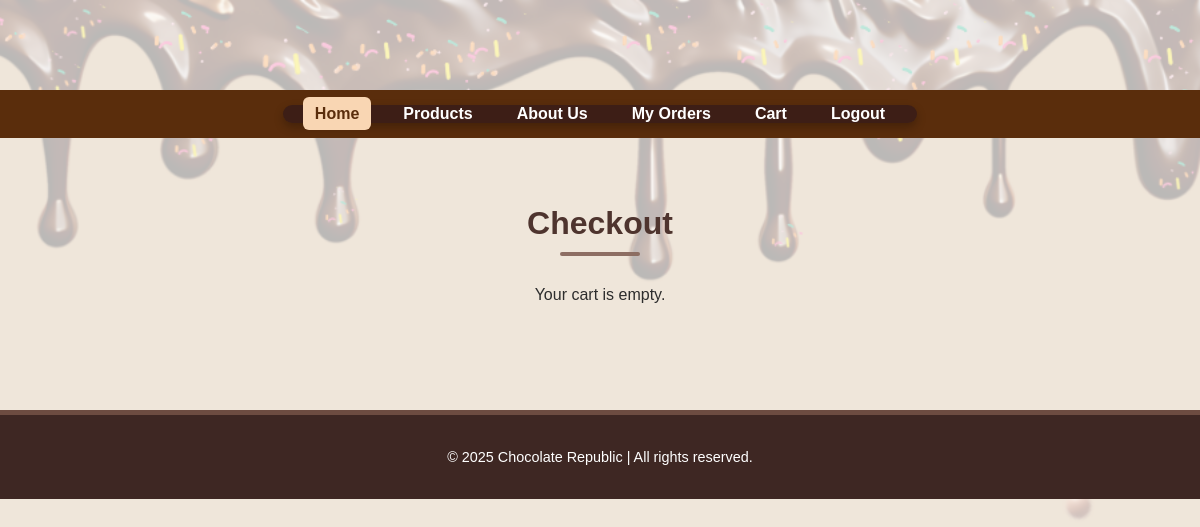
Page /checkout.php (signed in) on the earlier database version.
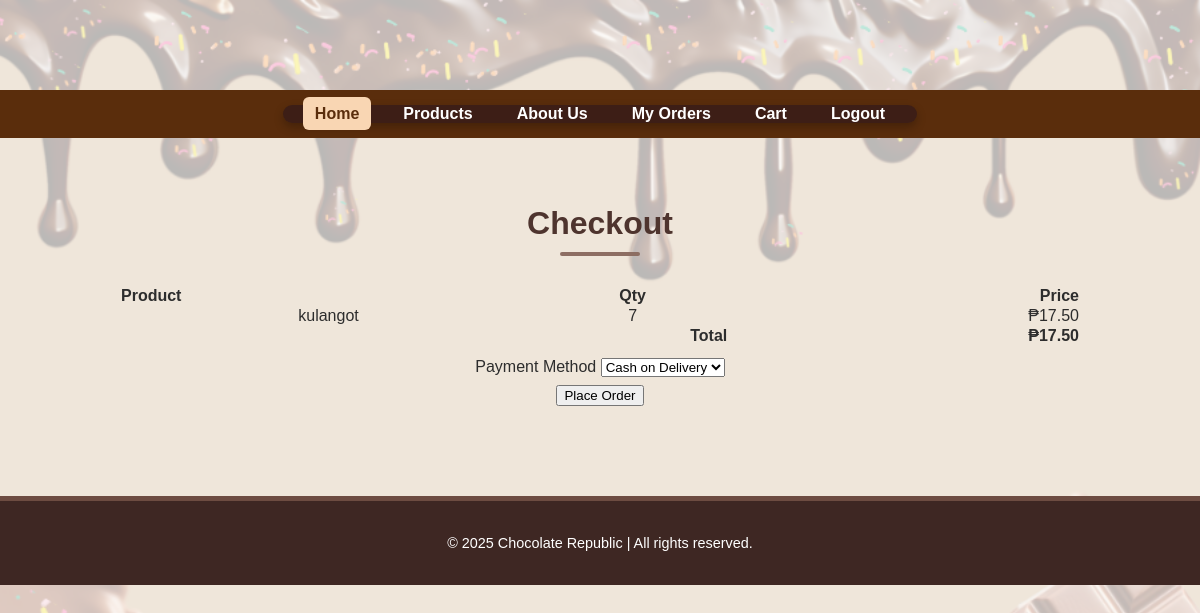
Same page on the later database version.
### tables this page shows
CREATE TABLE `cart` (
  `id` int(11) NOT NULL,
  `user_id` int(11) NOT NULL,
  `product_id` int(11) NOT NULL,
  `quantity` int(11) NOT NULL DEFAULT 1,
  `added_at` timestamp NOT NULL DEFAULT current_timestamp()
);

CREATE TABLE `products` (
  `id` int(11) NOT NULL,
  `name` varchar(100) NOT NULL,
  `description` text DEFAULT NULL,
  `price` decimal(10,2) NOT NULL,
  `image` varchar(255) DEFAULT NULL,
  `stock` int(11) DEFAULT 0,
  `created_at` timestamp NOT NULL DEFAULT current_timestamp()
);

### checkout.php (the view, shortened to what this page needs)
<?php
require_once __DIR__ . '/db.php';
$userId = (int)$_SESSION['user_id'];
$stmt = $conn->prepare("SELECT c.id as cart_id, p.id as product_id, p.name, p.price, p.stock, c.quantity
                         FROM cart c JOIN products p ON p.id = c.product_id WHERE c.user_id = ?");
$stmt->bind_param('i', $userId);
$stmt->execute();
$result = $stmt->get_result();
$cartItems = [];
$total = 0.0;
while ($row = $result->fetch_assoc()) {
    $line = (float)$row['price'] * (int)$row['quantity'];
    $total += $line;
    $cartItems[] = $row;
}
include __DIR__ . '/includes/header.php';
?>
    <section class="products">
      <h2>Checkout</h2>
      <?php if (empty($cartItems)): ?>
        <p>Your cart is empty.</p>
      <?php else: ?>
        <table style="width:100%; border-collapse: collapse;">
          <tr>
            <th align="left">Product</th>
            <th>Qty</th>
            <th align="right">Price</th>
          </tr>
          <?php foreach ($cartItems as $ci): ?>
            <tr>
              <td><?= htmlspecialchars($ci['name']) ?></td>
              <td align="center"><?= (int)$ci['quantity'] ?></td>
              <td align="right">₱<?= number_format((float)$ci['price'] * (int)$ci['quantity'], 2) ?></td>
            </tr>
          <?php endforeach; ?>
          <tr>
            <td colspan="2" align="right"><strong>Total</strong></td>
            <td align="right"><strong>₱<?= number_format($total, 2) ?></strong></td>
          </tr>
        </table>
        <form method="post" style="margin-top: 12px;">
          <label>Payment Method
            <select name="payment_method">
              <option value="Cash on Delivery">Cash on Delivery</option>
            </select>
          </label>
          <div style="margin-top: 8px;">
            <button type="submit">Place Order</button>
          </div>
        </form>
      <?php endif; ?>
    </section>
<?php include __DIR__ . '/includes/footer.php'; ?>

Differences in the rows shown:
added cart: product.name "kulangot", quantity "7", (float)$ci['price'] * (int)$ci['quantity'] "17.50"
Other differences:
$total: (not shown) → "17.50"
form field payment_method: (not shown) → "Cash on Delivery"
text no longer shown: "Your cart is empty."
text now shown: "Product Qty Price Total ₱ Payment Method Place Order"
